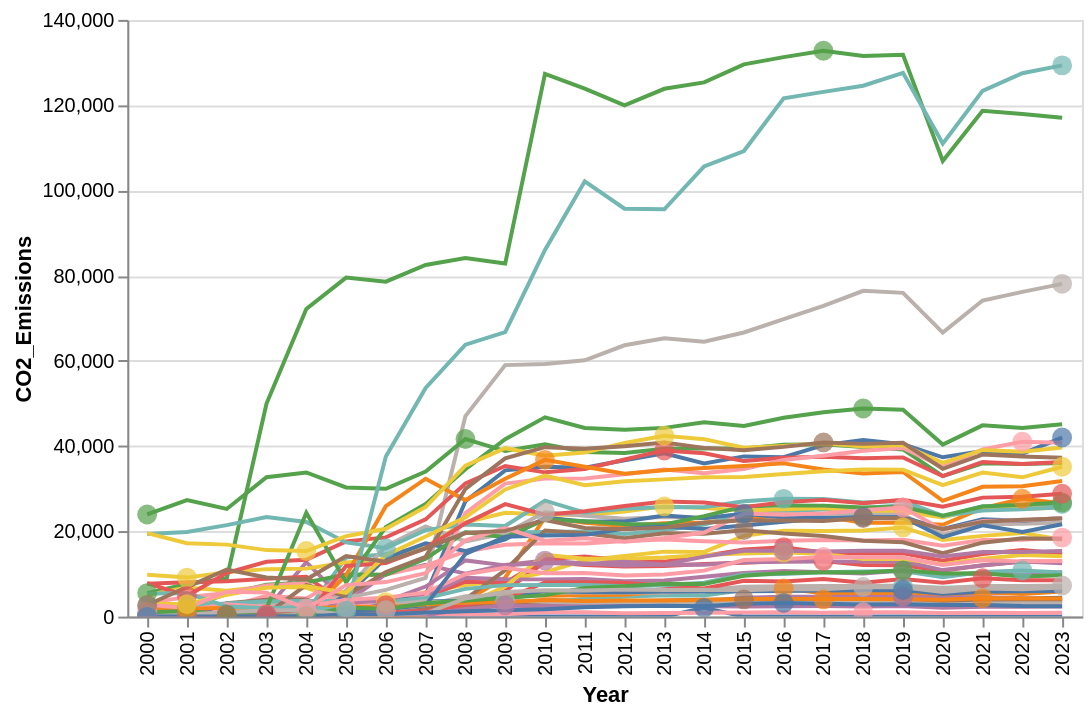

The cell this chart's notebook holds for it:
### Code cell
chart = line + points
chart.interactive()

### Figure 1 — Vega-Lite specification as saved in the notebook (floating-point values rounded to 4 significant figures; data arrays with more than 128 entries replaced by an {"elided": "..."} marker saying what was removed)
{"config": {"view": {"continuousWidth": 300, "continuousHeight": 300}}, "layer": [{"data": {"name": "data-ad7b89ef908476647379a51aa09c7eb0"}, "mark": {"type": "line"}, "encoding": {"color": {"field": "State", "type": "nominal"}, "tooltip": [{"field": "State", "type": "nominal"}, {"field": "Year", "type": "quantitative"}, {"field": "CO2_Emissions", "type": "quantitative"}], "x": {"field": "Year", "type": "ordinal"}, "y": {"field": "CO2_Emissions", "type": "quantitative"}}, "name": "view_8"}, {"data": {"name": "data-0b24ee1a0581db194a79e13c28137bb2"}, "mark": {"type": "circle", "size": 100}, "encoding": {"color": {"field": "State", "legend": null, "type": "nominal"}, "tooltip": [{"field": "State", "type": "nominal"}, {"field": "Year", "type": "ordinal"}, {"field": "CO2_Emissions", "type": "quantitative"}], "x": {"field": "Year", "type": "ordinal"}, "y": {"field": "CO2_Emissions", "type": "quantitative"}}}], "params": [{"name": "param_9", "select": {"type": "interval", "encodings": ["x", "y"]}, "bind": "scales", "views": ["view_8"]}], "$schema": "https://vega.github.io/schema/vega-lite/v5.20.1.json", "datasets": {"data-ad7b89ef908476647379a51aa09c7eb0": {"elided": "1224 records"}, "data-0b24ee1a0581db194a79e13c28137bb2": [{"State": "AK", "Year": 2005, "CO2_Emissions": 0.0}, {"State": "AL", "Year": 2000, "CO2_Emissions": 0.0}, {"State": "AR", "Year": 2000, "CO2_Emissions": 0.0}, {"State": "AZ", "Year": 2004, "CO2_Emissions": 1063.0}, {"State": "CA", "Year": 2000, "CO2_Emissions": 5511.0}, {"State": "CO", "Year": 2006, "CO2_Emissions": 3402.0}, {"State": "CT", "Year": 2001, "CO2_Emissions": 102.0}, {"State": "DC", "Year": 2000, "CO2_Emissions": 0.0}, {"State": "DE", "Year": 2000, "CO2_Emissions": 0.0}, {"State": "FL", "Year": 2003, "CO2_Emissions": 0.0}, {"State": "GA", "Year": 2000, "CO2_Emissions": 0.0}, {"State": "HI", "Year": 2000, "CO2_Emissions": 0.0}, {"State": "IA", "Year": 2006, "CO2_Emissions": 2654.0}, {"State": "ID", "Year": 2000, "CO2_Emissions": 0.0}, {"State": "IL", "Year": 2000, "CO2_Emissions": 23960.0}, {"State": "IN", "Year": 2001, "CO2_Emissions": 9146.0}, {"State": "KS", "Year": 2001, "CO2_Emissions": 202.0}, {"State": "KY", "Year": 2000, "CO2_Emissions": 234.0}, {"State": "LA", "Year": 2001, "CO2_Emissions": 0.0}, {"State": "MA", "Year": 2000, "CO2_Emissions": 0.0}, {"State": "MD", "Year": 2003, "CO2_Emissions": 20.0}, {"State": "ME", "Year": 2000, "CO2_Emissions": 0.0}, {"State": "MI", "Year": 2001, "CO2_Emissions": 4836.0}, {"State": "MN", "Year": 2006, "CO2_Emissions": 16030.0}, {"State": "MO", "Year": 2001, "CO2_Emissions": 2193.0}, {"State": "MS", "Year": 2000, "CO2_Emissions": 0.0}, {"State": "MT", "Year": 2000, "CO2_Emissions": 47.0}, {"State": "NC", "Year": 2005, "CO2_Emissions": 2151.0}, {"State": "ND", "Year": 2000, "CO2_Emissions": 516.0}, {"State": "NE", "Year": 2006, "CO2_Emissions": 1488.0}, {"State": "NH", "Year": 2000, "CO2_Emissions": 0.0}, {"State": "NJ", "Year": 2002, "CO2_Emissions": 88.0}, {"State": "NM", "Year": 2003, "CO2_Emissions": 512.0}, {"State": "NV", "Year": 2000, "CO2_Emissions": 2390.0}, {"State": "NY", "Year": 2002, "CO2_Emissions": 331.0}, {"State": "OH", "Year": 2004, "CO2_Emissions": 15380.0}, {"State": "OK", "Year": 2000, "CO2_Emissions": 0.0}, {"State": "OR", "Year": 2000, "CO2_Emissions": 1162.0}, {"State": "PA", "Year": 2002, "CO2_Emissions": 475.0}, {"State": "RI", "Year": 2000, "CO2_Emissions": 0.0}, {"State": "SC", "Year": 2000, "CO2_Emissions": 0.0}, {"State": "SD", "Year": 2001, "CO2_Emissions": 1810.0}, {"State": "TN", "Year": 2000, "CO2_Emissions": 0.0}, {"State": "TX", "Year": 2005, "CO2_Emissions": 1391.0}, {"State": "UT", "Year": 2004, "CO2_Emissions": 129.0}, {"State": "VA", "Year": 2001, "CO2_Emissions": 2909.0}, {"State": "VT", "Year": 2000, "CO2_Emissions": 0.0}, {"State": "WA", "Year": 2004, "CO2_Emissions": 1887.0}, {"State": "WI", "Year": 2000, "CO2_Emissions": 2708.0}, {"State": "WV", "Year": 2000, "CO2_Emissions": 27.0}, {"State": "WY", "Year": 2000, "CO2_Emissions": 0.0}, {"State": "AK", "Year": 2014, "CO2_Emissions": 2055.0}, {"State": "AL", "Year": 2022, "CO2_Emissions": 27650.0}, {"State": "AR", "Year": 2017, "CO2_Emissions": 13060.0}, {"State": "AZ", "Year": 2023, "CO2_Emissions": 26400.0}, {"State": "CA", "Year": 2017, "CO2_Emissions": 132700.0}, {"State": "CO", "Year": 2019, "CO2_Emissions": 20930.0}, {"State": "CT", "Year": 2010, "CO2_Emissions": 13140.0}, {"State": "DC", "Year": 2018, "CO2_Emissions": 1029.0}, {"State": "DE", "Year": 2019, "CO2_Emissions": 4769.0}, {"State": "FL", "Year": 2023, "CO2_Emissions": 78070.0}, {"State": "GA", "Year": 2023, "CO2_Emissions": 42010.0}, {"State": "HI", "Year": 2017, "CO2_Emissions": 4039.0}, {"State": "IA", "Year": 2016, "CO2_Emissions": 16260.0}, {"State": "ID", "Year": 2019, "CO2_Emissions": 6968.0}, {"State": "IL", "Year": 2008, "CO2_Emissions": 41660.0}, {"State": "IN", "Year": 2013, "CO2_Emissions": 25860.0}, {"State": "KS", "Year": 2019, "CO2_Emissions": 10800.0}, {"State": "KY", "Year": 2023, "CO2_Emissions": 18530.0}, {"State": "LA", "Year": 2015, "CO2_Emissions": 20280.0}, {"State": "MA", "Year": 2010, "CO2_Emissions": 24500.0}, {"State": "MD", "Year": 2015, "CO2_Emissions": 24140.0}, {"State": "ME", "Year": 2016, "CO2_Emissions": 6592.0}, {"State": "MI", "Year": 2013, "CO2_Emissions": 38980.0}, {"State": "MN", "Year": 2016, "CO2_Emissions": 27630.0}, {"State": "MO", "Year": 2023, "CO2_Emissions": 26780.0}, {"State": "MS", "Year": 2016, "CO2_Emissions": 15010.0}, {"State": "MT", "Year": 2019, "CO2_Emissions": 4684.0}, {"State": "NC", "Year": 2022, "CO2_Emissions": 41020.0}, {"State": "ND", "Year": 2015, "CO2_Emissions": 4044.0}, {"State": "NE", "Year": 2023, "CO2_Emissions": 7286.0}, {"State": "NH", "Year": 2019, "CO2_Emissions": 6227.0}, {"State": "NJ", "Year": 2010, "CO2_Emissions": 36780.0}, {"State": "NM", "Year": 2021, "CO2_Emissions": 8986.0}, {"State": "NV", "Year": 2022, "CO2_Emissions": 10820.0}, {"State": "NY", "Year": 2018, "CO2_Emissions": 48810.0}, {"State": "OH", "Year": 2013, "CO2_Emissions": 42410.0}, {"State": "OK", "Year": 2016, "CO2_Emissions": 15470.0}, {"State": "OR", "Year": 2017, "CO2_Emissions": 13980.0}, {"State": "PA", "Year": 2017, "CO2_Emissions": 40870.0}, {"State": "RI", "Year": 2009, "CO2_Emissions": 3844.0}, {"State": "SC", "Year": 2018, "CO2_Emissions": 23360.0}, {"State": "SD", "Year": 2021, "CO2_Emissions": 4283.0}, {"State": "TN", "Year": 2023, "CO2_Emissions": 28830.0}, {"State": "TX", "Year": 2023, "CO2_Emissions": 129300.0}, {"State": "UT", "Year": 2019, "CO2_Emissions": 10850.0}, {"State": "VA", "Year": 2023, "CO2_Emissions": 35150.0}, {"State": "VT", "Year": 2009, "CO2_Emissions": 2592.0}, {"State": "WA", "Year": 2019, "CO2_Emissions": 25600.0}, {"State": "WI", "Year": 2018, "CO2_Emissions": 23130.0}, {"State": "WV", "Year": 2018, "CO2_Emissions": 6936.0}, {"State": "WY", "Year": 2016, "CO2_Emissions": 3175.0}]}}
